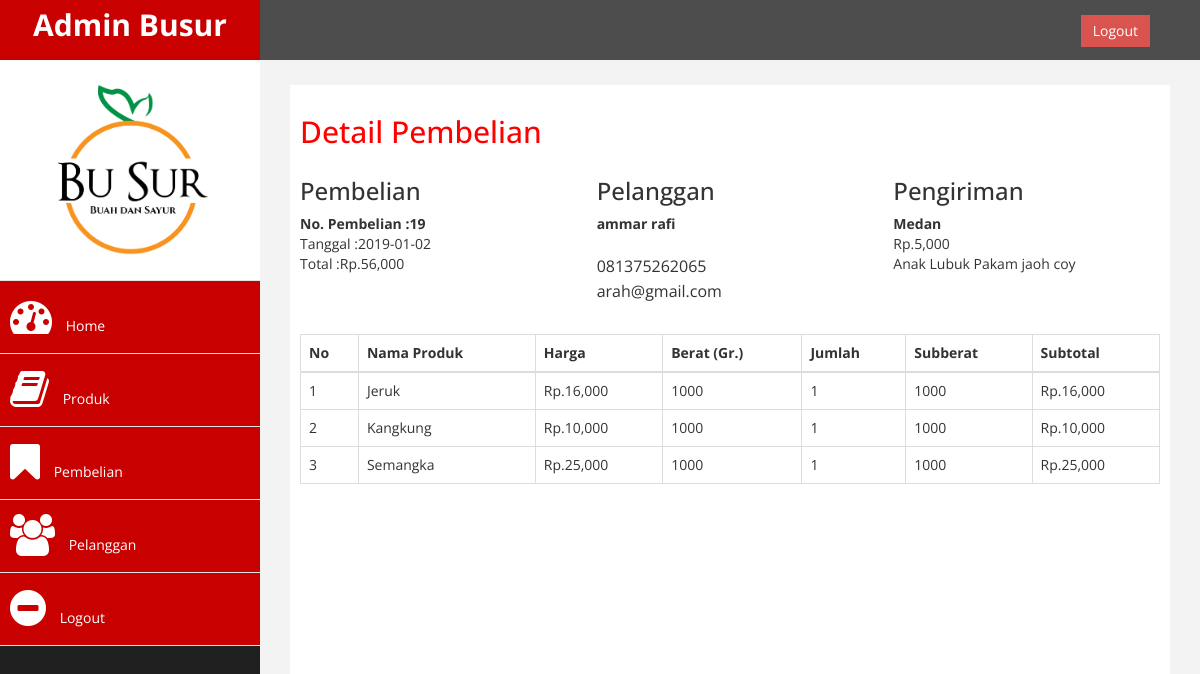
/admin/index.php?halaman=detail&id=19 (signed in), run on the app's committed database.
### tables this page shows
CREATE TABLE `pembelian` (
  `id_pembelian` int(11) NOT NULL,
  `id_pelanggan` int(11) NOT NULL,
  `id_ongkir` int(11) NOT NULL,
  `tanggal_pembelian` date NOT NULL,
  `total_pembelian` int(11) NOT NULL,
  `nama_kota` varchar(100) NOT NULL,
  `tarif` int(11) NOT NULL,
  `status_pembelian` varchar(100) NOT NULL DEFAULT 'pending',
  `resi_pengiriman` varchar(50) NOT NULL
);

CREATE TABLE `pelanggan` (
  `id_pelanggan` int(11) NOT NULL,
  `email_pelanggan` varchar(100) NOT NULL,
  `password_pelanggan` varchar(20) NOT NULL,
  `nama_pelanggan` varchar(100) NOT NULL,
  `telepon_pelanggan` varchar(20) NOT NULL,
  `alamat_pelanggan` text NOT NULL,
  `pertanyaan` varchar(50) NOT NULL,
  `jawaban` varchar(50) NOT NULL
);

CREATE TABLE `pembelian_produk` (
  `id_pembelian_produk` int(11) NOT NULL,
  `id_pembelian` int(11) NOT NULL,
  `id_produk` int(11) NOT NULL,
  `jumlah` int(11) NOT NULL,
  `nama` varchar(100) NOT NULL,
  `harga` int(11) NOT NULL,
  `berat` int(11) NOT NULL,
  `subberat` int(11) NOT NULL,
  `subharga` int(11) NOT NULL
);

### admin/detail.php (the view)
<h2>Detail Pembelian</h2>
<?php $ambil = $koneksi->query("SELECT * FROM pembelian JOIN pelanggan ON pembelian.id_pelanggan=pelanggan.id_pelanggan WHERE pembelian.id_pembelian='$_GET[id]'");
$detail = $ambil->fetch_assoc();
?>
<div class="row">
	<div class="col-md-4">
		<h3>Pembelian</h3>
		<strong>No. Pembelian :<?php echo $detail['id_pembelian']; ?></strong><br>Tanggal  :<?php echo $detail['tanggal_pembelian']; ?><br>Total 	 :Rp.<?php echo number_format($detail['total_pembelian']); ?>
	</div>
	<div class="col-md-4">
		<h3>Pelanggan</h3>
		<strong><?php echo $detail['nama_pelanggan']; ?></strong><br>
		<p>
			<?php echo $detail['telepon_pelanggan']; ?><br>
			<?php echo $detail['email_pelanggan']; ?>
		</p>
	</div>
	<div class="col-md-4">
		<h3>Pengiriman</h3>
		<strong><?php echo $detail['nama_kota']; ?></strong><br>Rp.<?php echo number_format($detail['tarif']); ?><br><?php echo $detail['alamat_pelanggan']; ?><br>
	</div>
</div><br>
<table class="table table-bordered">
	<thead><tr>
		<th>No</th>
		<th>Nama Produk</th>
		<th>Harga</th>
		<th>Berat (Gr.)</th>
		<th>Jumlah</th>
		<th>Subberat</th>
		<th>Subtotal</th>
	</tr>
	</thead>
	<tbody>
		<tr>
		<?php
		$nomor=1;
		$ambil=$koneksi->query("SELECT * FROM pembelian_produk WHERE id_pembelian=' $_GET[id]' ");
		While($pecah=$ambil->fetch_assoc()){
		  ?>
	<td><?php echo $nomor;?></td>
	<td><?php echo $pecah['nama']; ?></td>
	<td>Rp.<?php echo number_format($pecah['harga']); ?></td>
	<td><?php echo $pecah['berat']; ?></td>
	<td><?php echo $pecah['jumlah']; ?></td>
	<td><?php echo $pecah['subberat']; ?></td>
	<td>
		Rp.<?php echo number_format($pecah['subharga']); ?>
	</td>
		</tr>
	<?php
	$nomor++;
	 } ?>
</tbody>
</table>

### admin/assets/css/custom.css (style rules this page uses)
body { font-family: 'Open Sans', sans-serif; }
h2 { color: #f00; }
p { font-size:16px; line-height:25px; padding-top:20px; }

### data on the page
pembelian: id_pembelian "19", tanggal_pembelian "2019-01-02", total_pembelian "56,000", id_pelanggan.nama_pelanggan "ammar rafi", id_pelanggan.telepon_pelanggan "081375262065", id_pelanggan.email_pelanggan "arah@gmail.com", nama_kota "Medan", tarif "5,000", id_pelanggan.alamat_pelanggan "Anak Lubuk Pakam jaoh coy"
pembelian_produk: nama "Jeruk", harga "16,000", berat "1000", jumlah "1", subberat "1000", subharga "16,000"
pembelian_produk: nama "Kangkung", harga "10,000", berat "1000", jumlah "1", subberat "1000", subharga "10,000"
pembelian_produk: nama "Semangka", harga "25,000", berat "1000", jumlah "1", subberat "1000", subharga "25,000"
